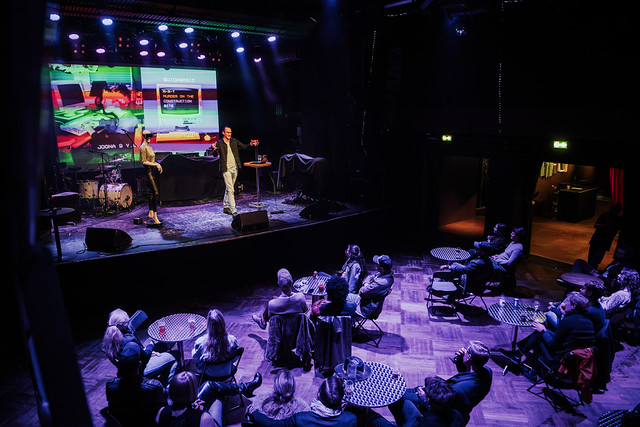
#> input picture src/assets/hero/archive-03.jpg, 640 x 427 px; its folder holds 4 pictures in this run
$ python prepare-images.py
#> lines starting #> are read from the running program, lines starting #| are printed output that depends on the picture
#!/usr/bin/env python3
"""Cuts the deck's photographs out of the website's assets.

    python3 prepare-images.py            (from brand/deck/src)

Every photograph in the decks is cropped here, once, to the exact aspect of the
box it sits in on the slide, and written to images/ at a size that survives a
projector without bloating the file (~150 dpi at its printed size). The build
script then places it at 1:1 — no cropping, no scaling surprises between
Keynote and PowerPoint.

Each entry is (source, output, aspect w/h, focal point, long edge), where the
focal point is where the crop should keep its weight: 0.5/0.5 is the middle,
0.5/0.38 keeps faces when a tall frame is cut to a short one.

Partner logos are a different job: the site renders other people's marks in the
figure colour (filter: brightness(0) invert(1)), so the SVGs are rasterised
flat and tinted to Paper with the alpha channel kept.
"""

import json
import pathlib
import subprocess
import sys

from PIL import Image

SRC = pathlib.Path(__file__).resolve().parents[3] / "src" / "assets"
OUT = pathlib.Path(__file__).resolve().parent / "images"
PAPER = (226, 223, 222)

# The aspect of the box each photograph sits in, to four decimals. A slide
# stretches whatever it is given, so the crop has to match the box exactly:
# odd.mjs holds the same numbers (see ASPECT there) and the build fails if a
# file and its frame ever drift apart.
MOSAIC = 3.31825 / 2.48667  # cover mosaic cell, 4 x 3 with 0.02in gaps
HALF = 5.5138 / 7.5  # half-slide photo, bleeding to one edge
FULL = 13.333 / 7.5  # full-bleed
STRIP = 2.4306 / 7.5  # edge strip on the two-sides slide
FACE = 1.54  # speaker portrait in the people grid
ROOM = 5 / 3  # ODDspace space card
WALL = 0.8  # photo-wall cell

PHOTOS = [
    # cover mosaic — twelve nights, days and rooms from the archive
    *[
        (f"hero/archive-{n}.jpg", f"mosaic-{i + 1:02d}.jpg", MOSAIC, (0.5, 0.45), 880)
        for i, n in enumerate(
            ["03", "05", "08", "09", "12", "13", "14", "15", "16", "19", "23", "28"]
        )
    ],
    # half-slide photographs
    ("examples/oddtheatre-vanha-ylioppilastalo.jpg", "oddfest-oddtheatre.jpg", HALF, (0.5, 0.5), 1040),
    ("oddfest-2026/oddference-jussi-venalainen.jpg", "oddference-stage.jpg", HALF, (0.45, 0.45), 1040),
    ("examples/odd-deep-space-kamppi-chapel.jpg", "case-odd-deep-space.jpg", HALF, (0.5, 0.5), 1040),
    # full-bleed
    ("cases/oddfest-2026-valerie-june.jpg", "fullbleed-valerie-june.jpg", FULL, (0.5, 0.45), 1760),
    # two-sides strips: ember on the creative side, a conference room on the other
    ("oddfest-2026/amber-silhouette.jpg", "strip-creative.jpg", STRIP, (0.78, 0.45), 1730),
    ("about/oddfest-2026-talk.jpg", "strip-business.jpg", STRIP, (0.66, 0.5), 1730),
    # ODDspace: the four spaces, in daylight
    ("oddspace/coworking-laptop-sofa.jpg", "oddspace-coworking.jpg", ROOM, (0.5, 0.5), 880),
    ("oddspace/opening-full-house.jpg", "oddspace-gallery.jpg", ROOM, (0.5, 0.5), 880),
    ("oddspace/auditorium-tiered.jpg", "oddspace-auditorium.jpg", ROOM, (0.5, 0.5), 880),
    ("oddstudio/studio-room-sofa.jpg", "oddspace-studio.jpg", ROOM, (0.5, 0.5), 880),
]

# the ODDfest 2026 photo wall, in the order the thank-you page runs them
WALL_PHOTOS = [
    "oddference-elisabet-lahti", "salome-daoudi-talk", "chicken-foot-soup-dj",
    "creator-tv-head", "harlequin-steps", "valiobeats-live-painting",
    "flower-umbrella", "blomqvist-piano-beams", "lamp-post-climber",
    "balustrade-dancer", "staircase-dancer", "red-light-dancer",
    "suit-at-the-door", "veiled-figure", "oddference-jussi-venalainen",
]
PHOTOS += [
    (f"oddfest-2026/{n}.jpg", f"wall-{i + 1:02d}.jpg", WALL, (0.5, 0.42), 520)
    for i, n in enumerate(WALL_PHOTOS)
]

# ODDference speakers, greyscale, in the order the page lists them
SPEAKERS = [
    ("sanna-kaisa-niikko.png", 0.40), ("siamak-naghian.png", 0.42),
    ("ashley-jex-wagner.png", 0.36), ("atte-jaaskelainen.jpg", 0.40),
    ("perttu-polonen.png", 0.42), ("galit-ariel.png", 0.38),
    ("alf-rehn.png", 0.35), ("rolf-ekroth.png", 0.40),
    ("samppa-lappalainen.png", 0.38), ("anna-brchisky.png", 0.36),
]
PHOTOS += [
    (f"speakers/{f}", f"speaker-{f.rsplit('.', 1)[0]}.jpg", FACE, (0.5, fy), 760)
    for f, fy in SPEAKERS
]


def crop(src, out, aspect, focal, long_edge, grey=False):
#> called with src = 'hero/archive-03.jpg', out = 'mosaic-01.jpg', aspect = 1.33, focal = (0.5, 0.45), long_edge = 880, grey = False
    im = Image.open(SRC / src).convert("L" if grey else "RGB")
#> im is the input picture: PIL image 640x427 RGB; mean R, G, B 34.5, 29, 52.2
    if grey:
        im = im.convert("RGB")
    w, h = im.size
#> w = 640; h = 427
    # the largest rectangle of the target aspect that fits INSIDE the source:
    # wider source, cut the sides; taller source, cut top and bottom
    cw, ch = (h * aspect, h) if w / h > aspect else (w, w / aspect)
#> cw = 569.8; ch = 427
    fx, fy = focal
    left = min(max(fx * w - cw / 2, 0), w - cw)
#> left = 35.1
    top = min(max(fy * h - ch / 2, 0), h - ch)
#> top = 0
    im = im.crop((round(left), round(top), round(left + cw), round(top + ch)))
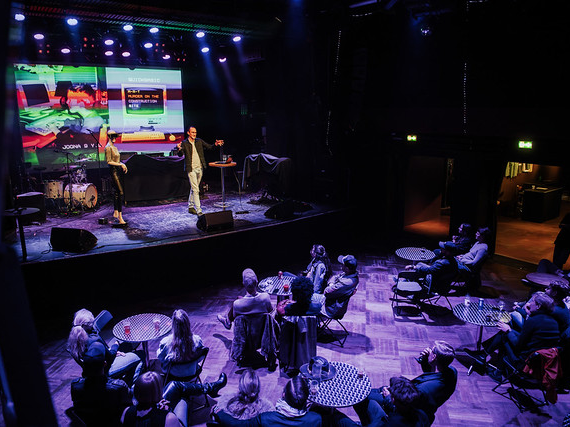
#> im: PIL image 570x427 RGB; mean R, G, B 37.2, 31.4, 55.7
    im = im.resize((long_edge, round(long_edge / aspect)) if aspect >= 1
                   else (round(long_edge * aspect), long_edge), Image.LANCZOS)
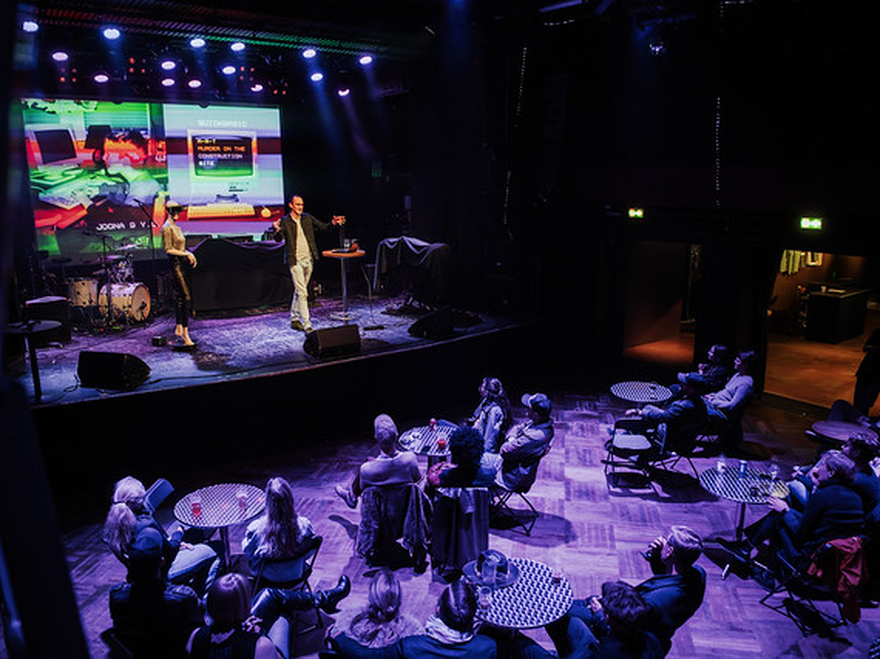
#> im: PIL image 880x659 RGB; mean R, G, B 37.3, 31.5, 55.7
    im.save(OUT / out, quality=78, optimize=True, progressive=True)


def logos():
    """Rasterise the partner SVGs through the repo's Playwright, then tint the
    silhouette to Paper — the site's brightness(0) invert(1), done once."""
    root = pathlib.Path(__file__).resolve().parents[3]
    names = [p["logo"].rsplit("/", 1)[-1] for p in
             json.loads((root / "src/content/site/global.json").read_text())["partners"]]
    script = f"""
import {{ chromium }} from '{root}/node_modules/@playwright/test/index.mjs';
import {{ readFileSync }} from 'node:fs';
const names = {json.dumps(names)};
const browser = await chromium.launch();
const page = await browser.newPage({{ deviceScaleFactor: 1 }});
for (const name of names) {{
  const svg = readFileSync('{root}/src/assets/partners/' + name, 'utf8');
  const box = svg.match(/viewBox="0 0 ([\\d.]+) ([\\d.]+)"/);
  const w = Math.round(Number(box[1]) * 4), h = Math.round(Number(box[2]) * 4);
  await page.setViewportSize({{ width: w, height: h }});
  await page.setContent(`<style>html,body{{margin:0;padding:0}}svg{{display:block;width:${{w}}px;height:${{h}}px;filter:brightness(0)}}</style>` + svg);
  await page.screenshot({{ path: '{OUT}/tmp-' + name.replace('.svg', '.png'), omitBackground: true }});
}}
await browser.close();
"""
    subprocess.run(["node", "--input-type=module", "-e", script], check=True)
    for tmp in sorted(OUT.glob("tmp-*.png")):
        im = Image.open(tmp).convert("RGBA")
        tint = Image.new("RGBA", im.size, PAPER + (0,))
        tint.putalpha(im.getchannel("A"))
        tint.save(OUT / tmp.name.replace("tmp-logo-", "partner-"))
        tmp.unlink()


if __name__ == "__main__":
    OUT.mkdir(exist_ok=True)
    for src, out, aspect, focal, long_edge in PHOTOS:
#> (the run stopped early here; a loop or call above may not have finished)
